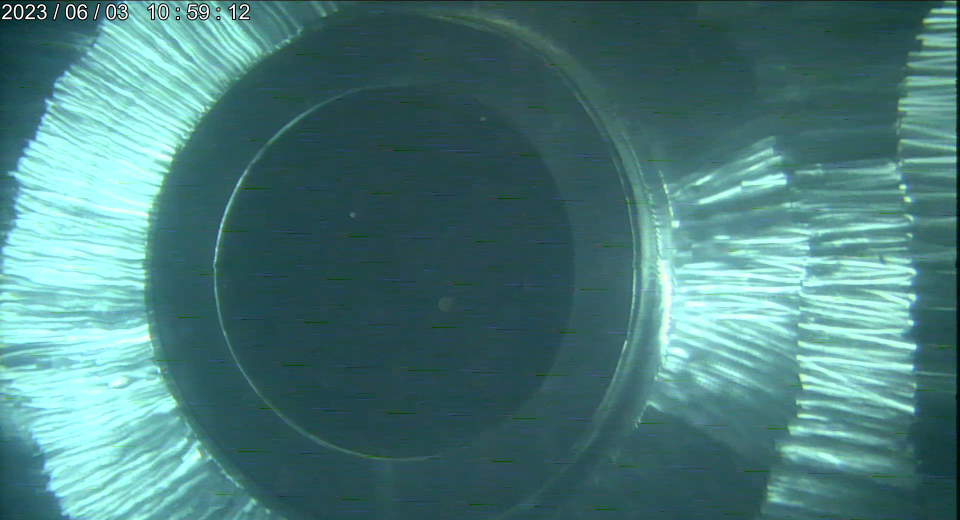
#> input picture images/1.png, 1920 x 1040 px (shown at 1/2 size)
$ python -i artifical.py   (imports and definitions only)
#> lines starting #> are read from the running program, lines starting #| are printed output that depends on the picture
import cv2
import numpy as np
import  os
import cv2
import numpy as np

# ========== 全局变量 ==========
points = []              # 鼠标点击点
img = None               # 原始图像
display_img = None       # 显示用图像
virtual_ellipse = None   # 手动拟合的虚拟椭圆
extracted_ellipse = None # 自动提取的真实椭圆
band_width = 25          # 初始搜索带宽度（像素）

# ========== 椭圆拟合 ==========
# [21 lines left out: functions fit_ellipse_from_points, create_elliptical_search_band, not called in this run]


def enhance_weak_edges(gray):
    # CLAHE 增强局部对比度
    clahe = cv2.createCLAHE(clipLimit=3.0, tileGridSize=(4,4))
    enhanced = clahe.apply(gray)
    # 高斯差（DOG）锐化边缘：模糊后相减
    blur1 = cv2.GaussianBlur(enhanced, (3,3), 0)
    blur2 = cv2.GaussianBlur(enhanced, (9,9), 0)
    dog = cv2.subtract(blur1, blur2)
    # 将 DOG 结果线性拉伸到 0-255
    dog = cv2.normalize(dog, None, 0, 255, cv2.NORM_MINMAX).astype(np.uint8)
    return dog


# ========== 搜索带内椭圆提取 ==========
# [159 lines left out: functions extract_ellipse_in_band, redraw, mouse_callback, on_band_change, main, not called in this run]

# [7 lines not run here, left out]

>>> import cv2
>>> picture = cv2.imread('../images/1.png', cv2.IMREAD_GRAYSCALE)
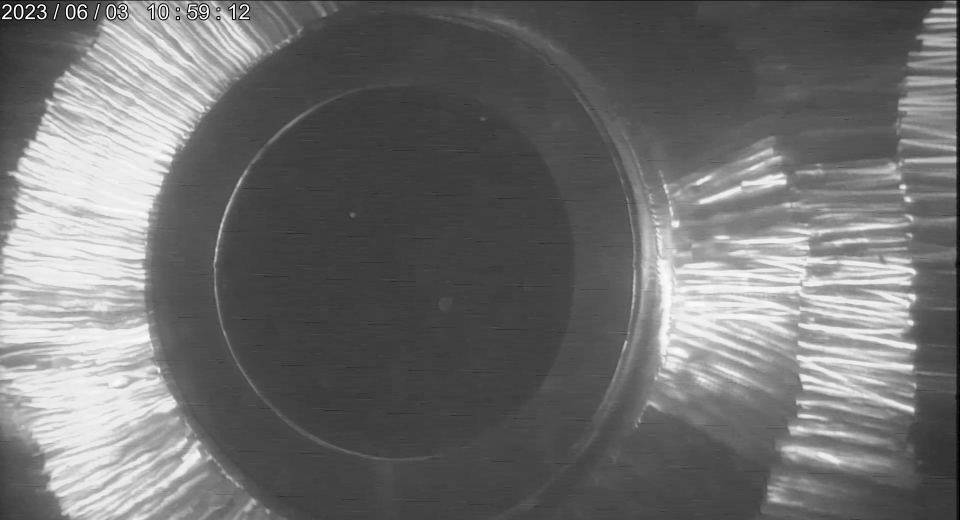
#> picture: shape (1040, 1920) (shown at 1/2 size); min 0, max 255, mean 110.6
>>> result = enhance_weak_edges(picture)
#> in enhance_weak_edges, `enhanced = clahe.apply(gray)`:
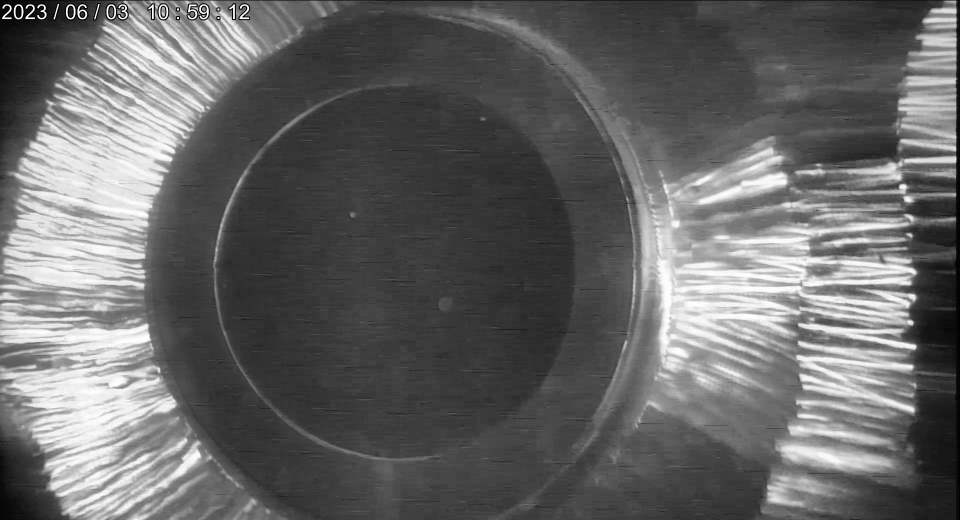
#> enhanced: shape (1040, 1920) (shown at 1/2 size); min 0, max 255, mean 102.4
#> in enhance_weak_edges, `dog = cv2.subtract(blur1, blur2)`:
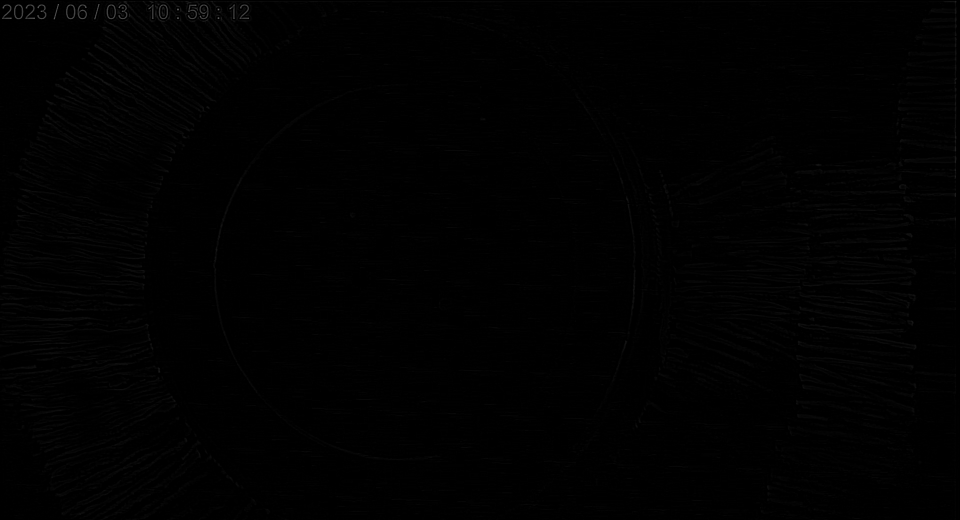
#> dog: shape (1040, 1920) (shown at 1/2 size); min 0, max 116, mean 1

$ run again, on images/2.png
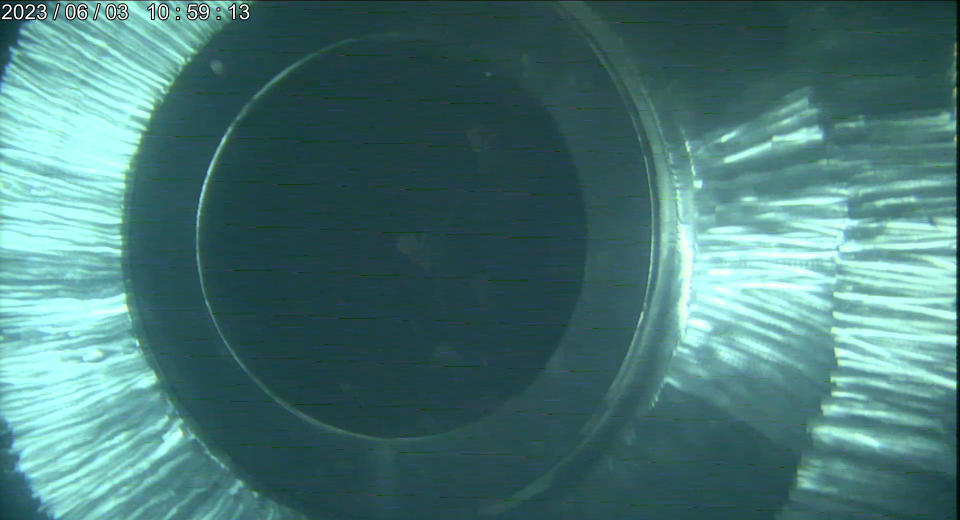
#> input picture images/2.png, 1920 x 1040 px (shown at 1/2 size)
#> `picture = cv2.imread('../images/1.png', cv2.IMREAD_GRAYSCALE)`:
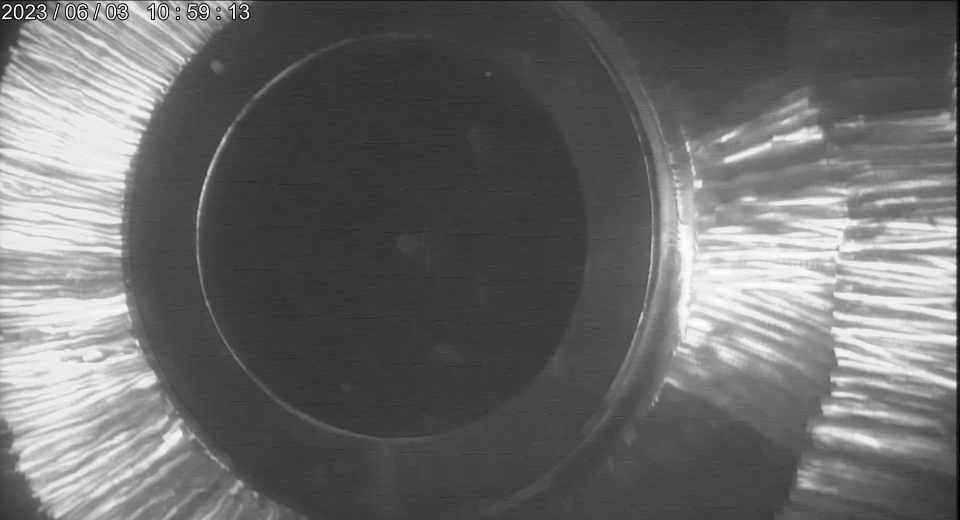
#> picture: shape (1040, 1920) (shown at 1/2 size); min 0, max 255, mean 106.2
#> in enhance_weak_edges, `enhanced = clahe.apply(gray)`:
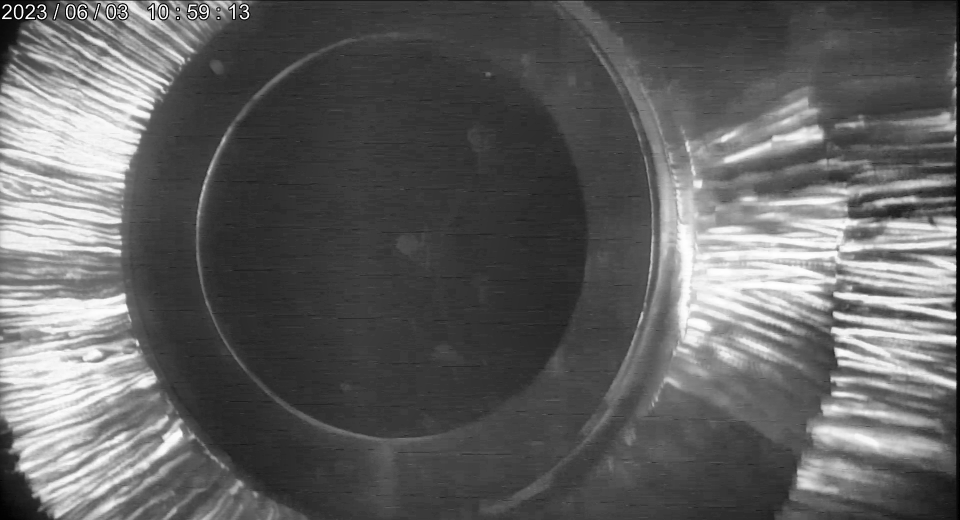
#> enhanced: shape (1040, 1920) (shown at 1/2 size); min 0, max 255, mean 96.9
